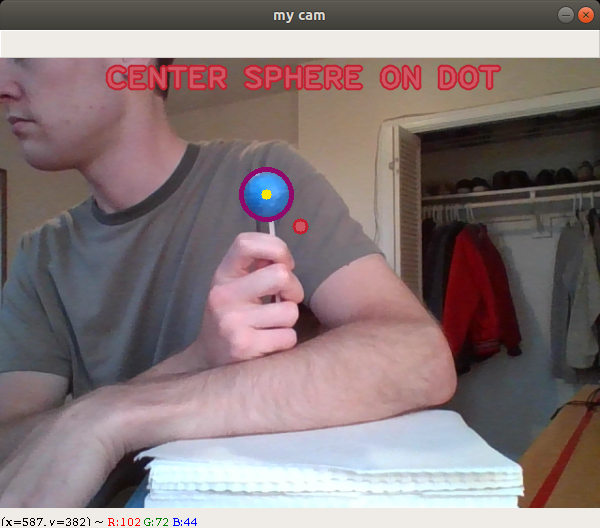
#> input picture imgs/center_menu.png, 600 x 528 px, given in place of the camera
$ python main.py
#> lines starting #> are read from the running program, lines starting #| are printed output that depends on the picture; after the words box and inside, x2 and y2 are one past the last pixel; in counts of white or black regions, pixels touching at a corner belong together
import cv2
import math
import numpy as np
from matplotlib import pyplot
from mpl_toolkits.mplot3d import Axes3D
from mpl_toolkits.mplot3d.art3d import Line3D
from pykalman import KalmanFilter

######################################################################
##############################FUNCTIONS###############################
######################################################################

# input: image and bounds for sphere hsv threshold
# output: scaled image and binary image where candidate pixels for sphere are 255; otherwise 0
def preprocess_image(frame, lowerBound, upperBound):
    # resize the frame to width of 600
    width = 600
    (h, w) = frame.shape[:2]
    r = width / float(w)
    dim = (width, int(h * r))
    scaled = cv2.resize(frame, dim, interpolation=cv2.INTER_AREA)
    # blur image and convert it to the HSV color space
    blurred = cv2.GaussianBlur(scaled, (11, 11), 0)
    hsv = cv2.cvtColor(blurred, cv2.COLOR_BGR2HSV)
    # mask of blue
    mask = cv2.inRange(hsv, lowerBound, upperBound)
    # perform a series of dilations and erosions to remove any small blobs left in the mask
    mask = cv2.erode(mask, None, iterations=2)
    mask = cv2.dilate(mask, None, iterations=2)
    return scaled, mask

# input: preprocessed image
# output: center and radius of sphere in image space
def find_sphere(mask):
    # find contours in the mask largest contour in the mask
    cnts = cv2.findContours(mask.copy(), cv2.RETR_EXTERNAL, cv2.CHAIN_APPROX_SIMPLE)
    cnts = cnts[0]
    if len(cnts) > 0:
        c = max(cnts, key=cv2.contourArea)
        # find minimum enclosing circle and center of contour
        ((x, y), radius) = cv2.minEnclosingCircle(c)
        # # alternatively we could use center of contour
        # M = cv2.moments(c)
        # center = (int(M["m10"] / M["m00"]), int(M["m01"] / M["m00"]))
        # return the center and radius
        return (x,y), radius
    else:
        return (False, False), False

# input: preprocessed image
# output: bounding rectangle in image space
# [11 lines left out: function find_rectangle, not called in this run]

# input: image, center point and radius of circle
# output: image with circle
def draw_circle(im, x, y, r):
    res = im.copy()
    thickness = r / 7
    cv2.circle(res, (int(x), int(y)), int(r), (107, 9, 143), int(thickness))
    cv2.circle(res, (int(x), int(y)), int(thickness * 1.5), (10, 231, 255), -1)
    return res

# input: true radius, focal length of camera, and perceived radius
# output: center and radius of sphere in image space
def distance_to_camera(trueRadius, focalLength, perceivedRadius):
    return (trueRadius * focalLength) / perceivedRadius

# input: distance from camera to sphere, true radius and perceived radius of sphere
# output: center and radius of sphere in image space
def get_focal_length(trueDistance, trueRadius, perceivedRadius):
    return (perceivedRadius * trueDistance) / trueRadius

# input: image space coordinates, distance from camera to sphere, focalLength, and width and height of image
# output: global coordinate of point
# [55 lines left out: functions get_world_coordinates, kalaman, smooth_points, not called in this run]

######################################################################
#################################MAIN#################################
######################################################################

def show_webcam():
    # parameters
    lowerBound = (95, 65, 95)       # hsv threshold values
    upperBound = (120, 260, 265)
    TRUE_RADIUS = 0.6875            # radius of sphere (inches)
    CALIBRATION_DISTANCE = 24       # distance from camera to sphere center during calibration (inches)
    cx, cy = (300, 168.5)           # center pixel of scaled frame
    delay = 35                      # event delay = 1/FPS *1000
    pt = []                         # buffer for storing point in previous frame
    pts = []                        # buffer for storing tracked lines of points
    l = []                          # buffer for storing current line of points
    spaceDown = False               # space key state

    cam = cv2.VideoCapture(0)

    # calibration
    success = 0                     # number of consecutive successful calibration frames
    radii = []                      # list of calibration radii
    while True:
        # get current frame
        ret, img = cam.read()
        if not ret:
            break
        img = cv2.flip(img, 1)
        # find sphere and display circle
        img, mask = preprocess_image(img, lowerBound, upperBound)
        (x, y), radius = find_sphere(mask)
        if x == False:
            cv2.imshow("my cam", img)
            if cv2.waitKey(delay) == 27:
                break  # esc to quit
            continue
        img = draw_circle(img, x, y, radius)
        # if observed center is close to image center store radius
        if math.sqrt((cx - x) ** 2 + (cy - y) ** 2) < 3:
            success += 1
            radii.append(radius)
            # display circle at center of screen
            if success > 24:
                cv2.circle(img, (int(cx), int(cy)), 12, (77, 77, 255), -1)
            if success > 12:
                cv2.circle(img, (int(cx), int(cy)), 8, (79, 152, 255), -1)
            cv2.circle(img, (int(cx), int(cy)), 5, (105, 255, 252), -1)
            # display text asking the user to hold
            font = cv2.FONT_HERSHEY_PLAIN
            if success % 12 > 7:
                cv2.putText(img, 'HOLD', (265, 30), font, 2, (129, 133, 93), 10, cv2.LINE_AA)
                cv2.putText(img, 'HOLD', (265, 30), font, 2, (86, 120, 54), 5, cv2.LINE_AA)
            elif success % 12 > 3:
                cv2.putText(img, 'HOLD', (265, 30), font, 2, (86, 120, 54), 5, cv2.LINE_AA)
            cv2.putText(img, 'HOLD', (265, 30), font, 2, (140, 184, 99), 2, cv2.LINE_AA)
        elif success > 0:
            success = 0
            radii = []
        else:
            # display red circle at center of screen
            cv2.circle(img, (int(cx), int(cy)), 8, (49 , 33, 194), -1)
            cv2.circle(img, (int(cx), int(cy)), 5, (99, 87, 207), -1)
            # display text asking the user to center sphere
            font = cv2.FONT_HERSHEY_PLAIN
            cv2.putText(img, 'CENTER SPHERE ON DOT', (105, 30), font, 2, (49 , 33, 194), 6, cv2.LINE_AA)
            cv2.putText(img, 'CENTER SPHERE ON DOT', (105, 30), font, 2, (99, 87, 207), 2, cv2.LINE_AA)
        # display image
        cv2.imshow("my cam", img)
        # check for key event
        key = cv2.waitKey(delay)
        if key == 27:
            break  # esc to quit
        # if we have calibrated a sufficient number of consecutive frames, calculate the focalLength
        if success > 36:
            r = np.average(radii)
            focalLength = get_focal_length(CALIBRATION_DISTANCE, TRUE_RADIUS, r)
            break

    # calculate and display 3D points
    # initialize figure for displaying points
    fig = pyplot.figure()
    ax = Axes3D(fig, azim=-90, elev=90)
    ax.set_xlabel('X')
    ax.set_ylabel('Y')
    ax.set_zlabel('Z')
    while True:
        # get current frame
        ret, img = cam.read()
        if not ret:
            break
        img = cv2.flip(img, 1)
        # find sphere and display circle
        img, mask = preprocess_image(img, lowerBound, upperBound)
        (x, y), radius = find_sphere(mask)
        if x == False:
            cv2.imshow("my cam", img)
            # check for key event
            key = cv2.waitKey(delay)
            if key == 27:
                break  # esc to quit
            continue
        img = draw_circle(img, x, y, radius)
        font = cv2.FONT_HERSHEY_PLAIN
        cv2.putText(img, 'HOLD SPACE TO DRAW', (105, 30), font, 2, (49, 33, 194), 6, cv2.LINE_AA)
        cv2.putText(img, 'HOLD SPACE TO DRAW', (105, 30), font, 2, (99, 87, 207), 2, cv2.LINE_AA)
        # display image
        cv2.imshow("my cam", img)
        # check for key event
        key = cv2.waitKey(delay)
        if key == 27: # esc key
            break  # quit
        elif key == 32: # space bar is pressed
            # find the depth
            d = distance_to_camera(TRUE_RADIUS, focalLength, radius)
            # calculate world coordinate
            x, y, z = get_world_coordinates(x, y, d, focalLength, img.shape[0], img.shape[1])
            if spaceDown:   # it was pressed in the last frame
                # draw line from last point to this point
                line = Line3D((pt[0],x),(pt[1],y),(pt[2],z))
                ax.add_line(line)
                ax.scatter(x,y,z, marker=".")
                # store point in buffer
                pt = [x, y, z]
                l.append(pt)
                pyplot.pause(0.00000001)
            else:   # it wasn't pressed in last frame
                spaceDown = True
                # store point in buffer
                pt = [x, y, z]
                l.append(pt)
        elif spaceDown: # space bar was just lifted
            # clear buffer
            pt = []
            pts.append(l)
            l = []
            spaceDown = False

    cv2.destroyAllWindows()

    # smooth data and plot final result
    fig2 = pyplot.figure()
    ax = Axes3D(fig2, azim=90, elev=-90)
    ax.set_xlabel('X')
    ax.set_ylabel('Y')
    ax.set_zlabel('Z')
    ax.axis()
    for line in pts:
        if len(line) > 1:
            x, y, z = smooth_points(line)
            ax.scatter(x, y, z, marker=".")
            for i in range(len(x)-1):
                line = Line3D((x[i], x[i+1]), (y[i], y[i+1]), (z[i], z[i+1]))
                ax.add_line(line)
    pyplot.show()

def main():
    show_webcam()
#> in show_webcam, img is the input picture: shape (528, 600, 3); mean B, G, R 121.2, 120, 135.3
#> in show_webcam, `img = cv2.flip(img, 1)`:
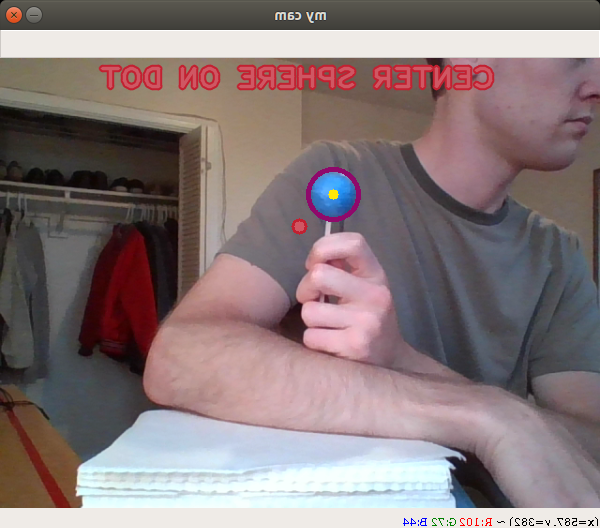
#> img: shape (528, 600, 3); mean B, G, R 121.2, 120, 135.3
#> in preprocess_image, `blurred = cv2.GaussianBlur(scaled, (11, 11), 0)`:
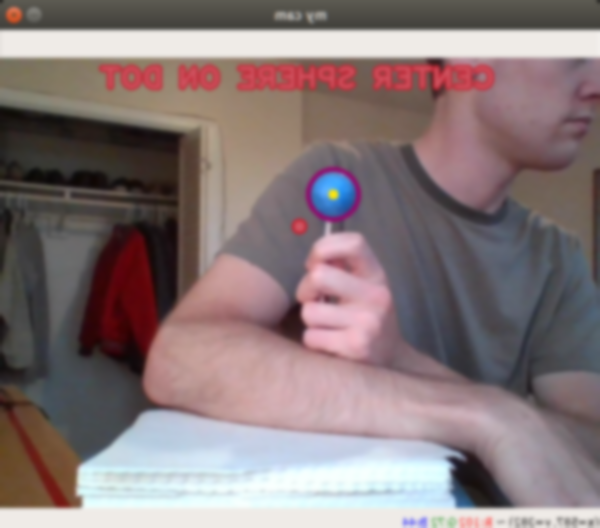
#> blurred: shape (528, 600, 3); mean B, G, R 121.2, 120, 135.3
#> in preprocess_image, `hsv = cv2.cvtColor(blurred, cv2.COLOR_BGR2HSV)`: hsv: shape (528, 600, 3); mean H, S, V 86.2, 51.7, 140.1
#> in preprocess_image, `mask = cv2.inRange(hsv, lowerBound, upperBound)`:
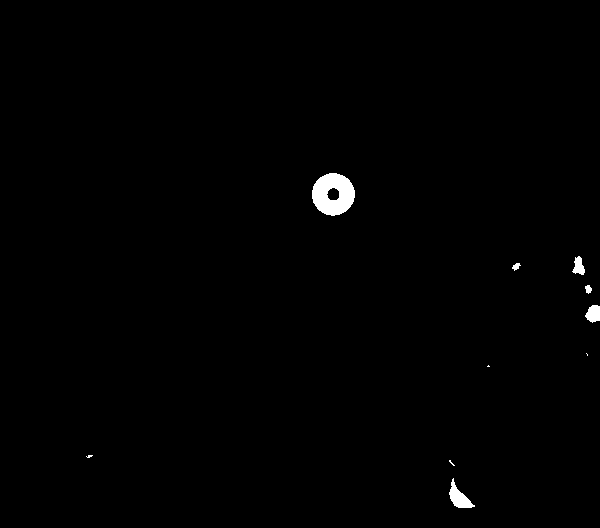
#> mask: shape (528, 600); 0.67% white; 10 white regions (4 under 20 px), largest, box (x1, y1, x2, y2) and area: (312, 173, 355, 216) 1318, (449, 478, 475, 508) 340, (585, 305, 600, 323) 202, (572, 256, 585, 275) 153, (585, 285, 592, 294) 44, (512, 263, 521, 271) 41
#> in preprocess_image, `mask = cv2.erode(mask, None, iterations=2)`:
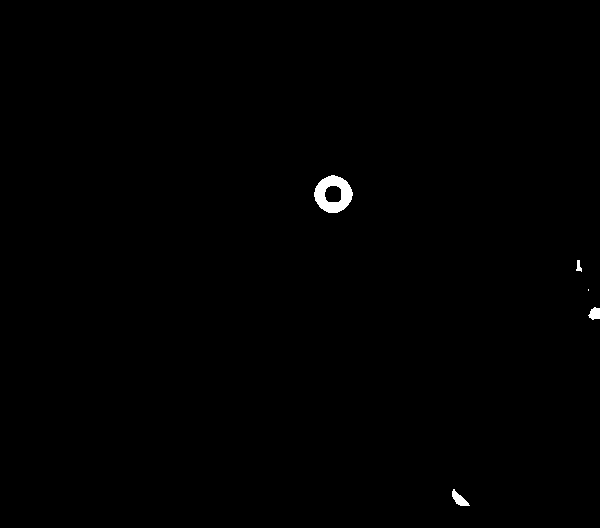
#> mask: shape (528, 600); 0.37% white; 5 white regions (1 under 20 px), largest, box (x1, y1, x2, y2) and area: (314, 175, 353, 213) 878, (452, 489, 470, 506) 146, (588, 307, 600, 320) 113, (576, 260, 582, 272) 43
#> in preprocess_image, `mask = cv2.dilate(mask, None, iterations=2)`: mask: shape (528, 600); 0.62% white; 5 white regions
#> in find_sphere, `cnts = cv2.findContours(mask.copy(), cv2.RETR_EXTERNAL, cv2.CHAIN_APPR..`: cnts = 5 contours; box (x1, y1, x2, y2) and area: (312, 173, 355, 215) 1366, (450, 487, 472, 508) 270, (586, 305, 600, 322) 174, (574, 258, 584, 274) 108, (586, 287, 591, 293) 20
#> in find_sphere, `c = max(cnts, key=cv2.contourArea)`: c = contour of 62 points, box (x1, y1, x2, y2) (312, 173, 355, 215), area 1366
#> in find_sphere, `((x, y), radius) = cv2.minEnclosingCircle(c)`: x = 332.9; y = 194; radius = 21.46
#> in show_webcam, `(x, y), radius = find_sphere(mask)`: x = 332.9; y = 194; radius = 21.46
#> in draw_circle, `thickness = r / 7`: thickness = 3.07
#> in draw_circle, `cv2.circle(res, (int(x), int(y)), int(r), (107, 9, 143), int(thickness))`:
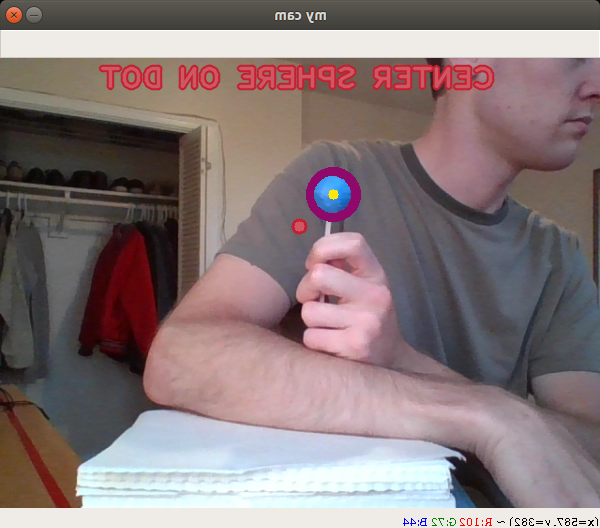
#> res: shape (528, 600, 3); 0.17% of pixels changed, all inside (x1, y1, x2, y2) = (311, 172, 356, 217)
#> in show_webcam, `cv2.circle(img, (int(cx), int(cy)), 5, (99, 87, 207), -1)`: img: shape (528, 600, 3); mean B, G, R 121, 119.7, 135.5
#> (key q is pressed here)
#> in show_webcam, `cv2.putText(img, 'HOLD SPACE TO DRAW', (105, 30), font, 2, (99, 87, 20..`:
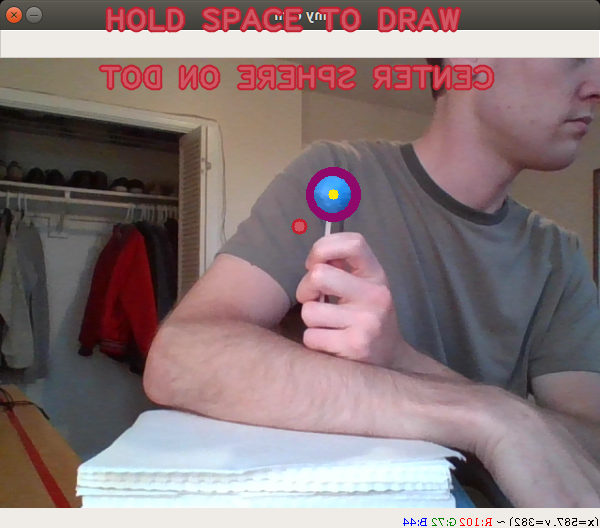
#> img: shape (528, 600, 3); mean B, G, R 120.9, 119.3, 137.4
#> (key q is pressed here)
#> after the loop in show_webcam, `for line in pts:`: x = 332.9; y = 194

if __name__ == '__main__':
    main()

# [51 lines of commented-out code are left out]

$ run again, on imgs/hold_menu.png
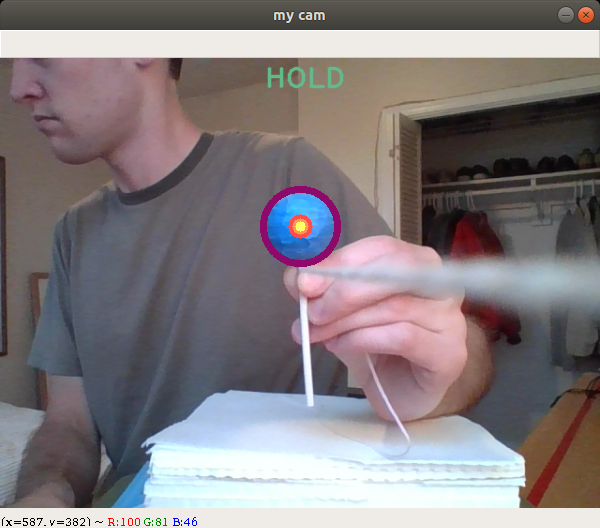
#> input picture imgs/hold_menu.png, 600 x 528 px, given in place of the camera
#> in show_webcam, img is the input picture: shape (528, 600, 3); mean B, G, R 127, 124, 131.2
#> hsv: shape (528, 600, 3); mean H, S, V 83.3, 44, 139.4
#> in preprocess_image, `mask = cv2.dilate(mask, None, iterations=2)`:
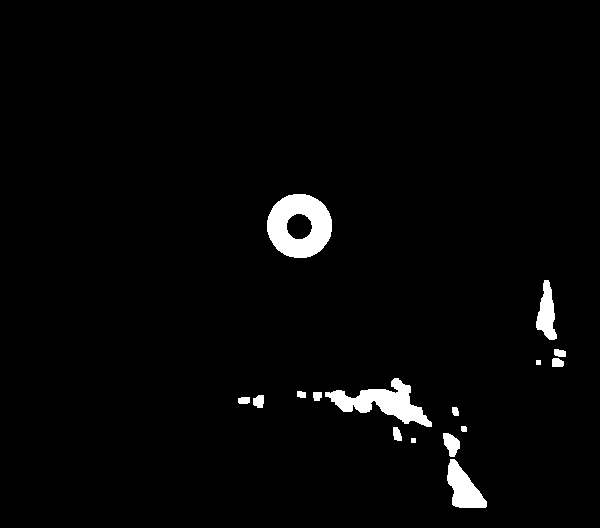
#> mask: shape (528, 600); 2.4% white; 16 white regions
#> cnts = 16 contours, 2 with area under 20; largest, box (x1, y1, x2, y2) and area: (267, 194, 332, 258) 3205, (325, 378, 432, 427) 1948, (447, 459, 487, 508) 1034, (536, 280, 557, 340) 678, (443, 433, 460, 457) 238
#> c = contour of 94 points, box (x1, y1, x2, y2) (267, 194, 332, 258), area 3205
#> in find_sphere, `((x, y), radius) = cv2.minEnclosingCircle(c)`: x = 299.1; y = 225.5; radius = 32.6
#> in show_webcam, `(x, y), radius = find_sphere(mask)`: x = 299.1; y = 225.5; radius = 32.6
#> thickness = 4.66
#> in show_webcam, `cv2.putText(img, 'HOLD SPACE TO DRAW', (105, 30), font, 2, (99, 87, 20..`:
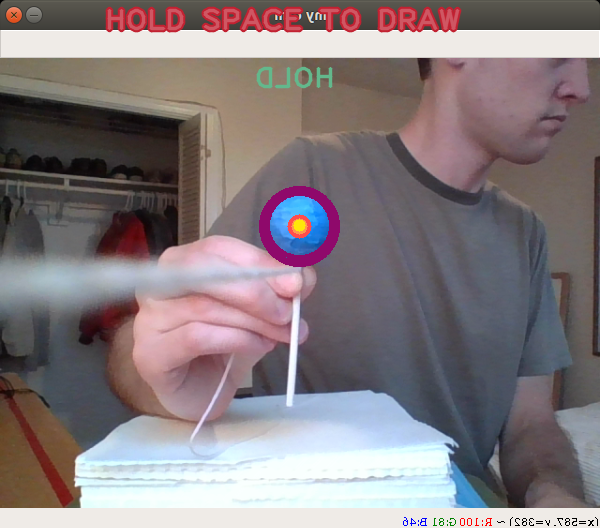
#> img: shape (528, 600, 3); mean B, G, R 126.6, 123.2, 133.4
#> after the loop in show_webcam, `for line in pts:`: x = 299.1; y = 225.5
